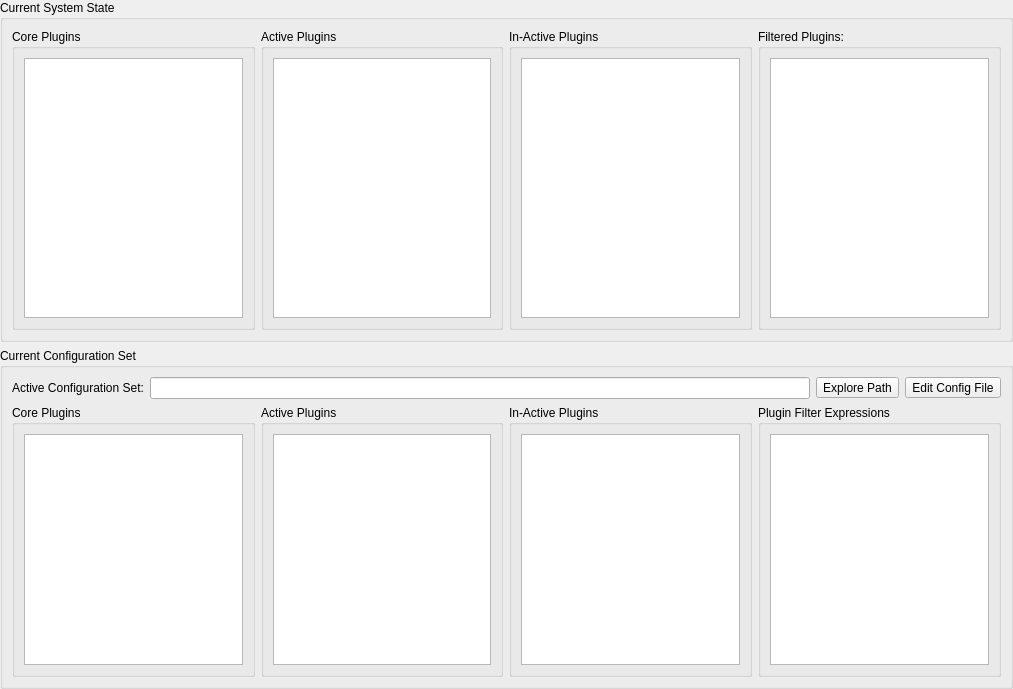
          <widget class="QWidget" name="pageCurrentState">
           <property name="geometry">
            <rect>
             <x>0</x>
             <y>0</y>
             <width>1013</width>
             <height>689</height>
            </rect>
           </property>
           <attribute name="label">
            <string>Current State:</string>
           </attribute>
           <layout class="QVBoxLayout" name="verticalLayout">
            <property name="margin">
             <number>0</number>
            </property>
            <item>
             <widget class="QGroupBox" name="groupBox_11">
              <property name="title">
               <string>Current System State</string>
              </property>
              <layout class="QGridLayout" name="gridLayout_24">
               <item row="0" column="0">
                <layout class="QHBoxLayout" name="horizontalLayout_6">
                 <item>
                  <widget class="QGroupBox" name="groupBox_8">
                   <property name="enabled">
                    <bool>true</bool>
                   </property>
                   <property name="title">
                    <string>Core Plugins</string>
                   </property>
                   <layout class="QGridLayout" name="gridLayout_10">
                    <item row="0" column="0">
                     <widget class="QListWidget" name="listPluginsCoreCurrent"/>
                    </item>
                   </layout>
                  </widget>
                 </item>
                 <item>
                  <widget class="QGroupBox" name="groupBox_13">
                   <property name="enabled">
                    <bool>true</bool>
                   </property>
                   <property name="title">
                    <string>Active Plugins</string>
                   </property>
                   <layout class="QGridLayout" name="gridLayout_16">
                    <item row="0" column="0">
                     <widget class="QListWidget" name="listPluginsActiveCurrent"/>
                    </item>
                   </layout>
                  </widget>
                 </item>
                 <item>
                  <widget class="QGroupBox" name="groupBox_14">
                   <property name="enabled">
                    <bool>true</bool>
                   </property>
                   <property name="title">
                    <string>In-Active Plugins</string>
                   </property>
                   <layout class="QGridLayout" name="gridLayout_17">
                    <item row="0" column="0">
                     <widget class="QListWidget" name="listPluginsInactiveCurrent"/>
                    </item>
                   </layout>
                  </widget>
                 </item>
                 <item>
                  <widget class="QGroupBox" name="groupBox_15">
                   <property name="enabled">
                    <bool>true</bool>
                   </property>
                   <property name="title">
                    <string>Filtered Plugins:</string>
                   </property>
                   <layout class="QGridLayout" name="gridLayout_18">
                    <item row="0" column="0">
                     <widget class="QListWidget" name="listPluginsFilteredCurrent"/>
                    </item>
                   </layout>
                  </widget>
                 </item>
                </layout>
               </item>
              </layout>
             </widget>
            </item>
            <item>
             <widget class="QGroupBox" name="groupBox_12">
              <property name="title">
               <string>Current Configuration Set</string>
              </property>
              <layout class="QGridLayout" name="gridLayout_23">
               <item row="0" column="0">
                <layout class="QHBoxLayout" name="horizontalLayout_9">
                 <item>
                  <widget class="QLabel" name="label_13">
                   <property name="maximumSize">
                    <size>
                     <width>16777215</width>
                     <height>16777215</height>
                    </size>
                   </property>
                   <property name="text">
                    <string>Active Configuration Set:</string>
                   </property>
                  </widget>
                 </item>
                 <item>
                  <widget class="QLineEdit" name="txtPluginsActiveSet">
                   <property name="enabled">
                    <bool>true</bool>
                   </property>
                  </widget>
                 </item>
                </layout>
               </item>
               <item row="0" column="1">
                <widget class="QToolButton" name="btnExplorePluginCurrentConfigSetPath">
                 <property name="text">
                  <string>Explore Path</string>
                 </property>
                 <property name="toolButtonStyle">
                  <enum>Qt::ToolButtonTextBesideIcon</enum>
                 </property>
                </widget>
               </item>
               <item row="0" column="2">
                <widget class="QToolButton" name="btnEditPluginCurrentConfigSet">
                 <property name="text">
                  <string>Edit Config File</string>
                 </property>
                 <property name="toolButtonStyle">
                  <enum>Qt::ToolButtonTextBesideIcon</enum>
                 </property>
                </widget>
               </item>
               <item row="1" column="0" colspan="3">
                <layout class="QHBoxLayout" name="horizontalLayout_7">
                 <item>
                  <widget class="QGroupBox" name="groupBox_16">
                   <property name="enabled">
                    <bool>true</bool>
                   </property>
                   <property name="title">
                    <string>Core Plugins</string>
                   </property>
                   <layout class="QGridLayout" name="gridLayout_19">
                    <item row="0" column="0">
                     <widget class="QListWidget" name="listPluginsCoreCurrentSet"/>
                    </item>
                   </layout>
                  </widget>
                 </item>
                 <item>
                  <widget class="QGroupBox" name="groupBox_17">
                   <property name="enabled">
                    <bool>true</bool>
                   </property>
                   <property name="title">
                    <string>Active Plugins</string>
                   </property>
                   <layout class="QGridLayout" name="gridLayout_20">
                    <item row="0" column="0">
                     <widget class="QListWidget" name="listPluginsActiveCurrentSet"/>
                    </item>
                   </layout>
                  </widget>
                 </item>
                 <item>
                  <widget class="QGroupBox" name="groupBox_18">
                   <property name="enabled">
                    <bool>true</bool>
                   </property>
                   <property name="title">
                    <string>In-Active Plugins</string>
                   </property>
                   <layout class="QGridLayout" name="gridLayout_21">
                    <item row="0" column="1">
                     <widget class="QListWidget" name="listPluginsInactiveCurrentSet"/>
                    </item>
                   </layout>
                  </widget>
                 </item>
                 <item>
                  <widget class="QGroupBox" name="groupBox_19">
                   <property name="enabled">
                    <bool>true</bool>
                   </property>
                   <property name="title">
                    <string>Plugin Filter Expressions</string>
                   </property>
                   <layout class="QGridLayout" name="gridLayout_22">
                    <item row="0" column="0">
                     <widget class="QListWidget" name="listPluginsFilteredCurrentSet"/>
                    </item>
                   </layout>
                  </widget>
                 </item>
                </layout>
               </item>
              </layout>
             </widget>
            </item>
           </layout>
          </widget>
